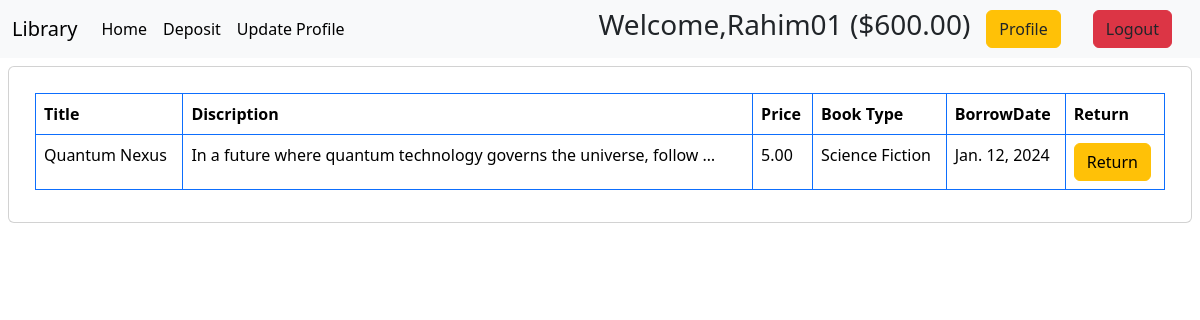
The app's page /profile/ (signed in) with its own data.
### transaction/models.py (models this page shows, shortened)
class account(models.Model):
    user = models.OneToOneField(User,related_name='account',unique=True, on_delete=models.CASCADE)
    diposit = models.DecimalField(max_digits=10, decimal_places=2,null=True, blank = True)
    account_balance = models.DecimalField(max_digits=10, decimal_places=2, default=0)

### Borrowbook/models.py (models this page shows, shortened)
class Borrowedbook(models.Model):
    user = models.ForeignKey(User, on_delete=models.CASCADE)
    books = models.ForeignKey(Books, on_delete=models.CASCADE)
    borrowing_date = models.DateField(auto_now_add=True)
    returning_date = models.DateField(null=True, blank=True)

### Book/models.py (models this page shows, shortened)
class Books(models.Model):
    title = models.CharField(max_length=100)
    book_type = models.ForeignKey(Book_category, on_delete=models.CASCADE,null=True)
    discription = models.TextField()
    image = models.FileField(upload_to='', blank = True, null = True)
    borrowing_price = models.DecimalField(max_digits=7, decimal_places=2)
    quantity = models.IntegerField(default=0)

class Book_category(models.Model):
    name = models.CharField(max_length=50)
    slug = models.SlugField(max_length=100,unique=True, null=True, blank=True)
    def __str__(self):
        return self.name

### authentication/views.py (the view)
# urls.py: path('profile/', views.profile, name='profile'),
@login_required
def profile(request):
    data = Borrowedbook.objects.filter(user=request.user)
    return render(request,'authentication/profile.html',{'dataa':data})

### authentication/templates/authentication/profile.html
{% extends "base.html" %}
{% load static %}
{% block content %}
<link rel="stylesheet" type="text/css" href="{% static 'css/home.css' %}">
  <div class="col-12">
    <div class="card m-2 ">
    <div class="card-body four">
  <div style=" margin : 10px">
    <table class="table table-bordered border-primary">
        <thead>
          <tr>
            <th scope="col">Title</th>
            <th scope="col">Discription</th>
            <th scope="col">Price</th>
            <th scope="col">Book Type</th>
            <th scope="col">BorrowDate</th>
            <th scope="col">Return</th>
          </tr>
        </thead>
        {% for profile in dataa %}
        <tbody>
          <tr>
            <td>{{profile.books.title}} </td>
            <td>{{profile.books.discription | truncatewords:10}}</td>
            <td>{{profile.books.borrowing_price}}</td>
            <td>{{profile.books.book_type}}</td>
            <td>{{profile.borrowing_date}}</td>
            <td>
                <div class="d-flex">
                    <a href="{% url 'bookreturn' id=profile.books.id historyid=profile.id  %}" class="btn btn-warning">Return</a>
                </div>
            </td>
          </tr>
        </tbody>
        {% endfor %}
      </table>
</div>
    </div>
    </div>
  </div>
{% endblock  %}

### templates/base.html (shortened to what this page needs)
<!DOCTYPE html>
<html lang="en">
<head>
    <link href="https://cdn.jsdelivr.net/npm/bootstrap@5.3.2/dist/css/bootstrap.min.css" rel="stylesheet">
</head>
<body>
  <nav class="navbar navbar-expand-lg navbar-light bg-light">
    <div class="container-fluid">
      <a class="navbar-brand" href="#">Library</a>
      <div class="collapse navbar-collapse" id="navbarSupportedContent">
        <ul class="navbar-nav me-auto mb-2 mb-lg-0">
          <li class="nav-item">
            <a class="nav-link active" aria-current="page" href="{% url 'home' %}">Home</a>
          </li>
          {% if request.user.is_authenticated %}
          <li class="nav-item">
            <a class="nav-link active" aria-current="page" href="{% url 'deposit' %}">Deposit</a>
          </li>
          <li class="nav-item">
            <a class="nav-link active" aria-current="page" href="{% url 'Profile_update' %}">Update Profile</a>
          </li>
          {% endif %}
        </ul>
        {% if request.user.is_authenticated %}
            <h3>Welcome,{{user.username}} (${{ request.user.account.account_balance}}) </h3>
            <a class="mx-3 btn btn-warning text-dark" href="{% url 'profile' %}">Profile</a>
            <a class="mx-3 btn btn-danger text-dark" href="{% url 'user_logout' %}">Logout</a>
            {% else %}
            <a class="mx-3 btn btn-warning text-dark" href="{% url 'sing_up' %}">Sing_Up</a>
            <a class="mx-3 btn btn-warning text-dark" href="{% url 'user_login' %}">Login</a>
            {% endif %}
      </div>
    </div>
  </nav>
      {% block content %}{% endblock  %}
</body>
</html>

### records on screen
Borrowedbook: books "Quantum Nexus", books.discription "In a future where quantum technology governs the universe, follow …", books.borrowing_price "5.00", books.book_type "Science Fiction", borrowing_date "Jan. 12, 2024"

### other values on screen
{{ user.username }} "Rahim01"
{{ request.user.account.account_balance }} "600.00"
